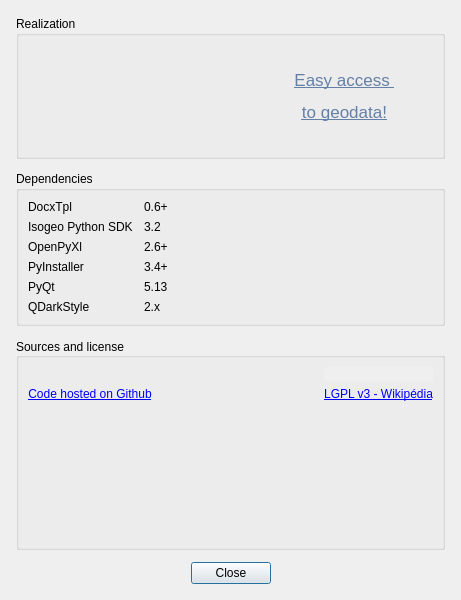
<?xml version="1.0" encoding="UTF-8"?>
<ui version="4.0">
 <class>dlg_credits</class>
 <widget class="QDialog" name="dlg_credits">
  <property name="windowModality">
   <enum>Qt::ApplicationModal</enum>
  </property>
  <property name="geometry">
   <rect>
    <x>0</x>
    <y>0</y>
    <width>461</width>
    <height>600</height>
   </rect>
  </property>
  <property name="sizePolicy">
   <sizepolicy hsizetype="Fixed" vsizetype="Fixed">
    <horstretch>0</horstretch>
    <verstretch>0</verstretch>
   </sizepolicy>
  </property>
  <property name="minimumSize">
   <size>
    <width>410</width>
    <height>490</height>
   </size>
  </property>
  <property name="maximumSize">
   <size>
    <width>500</width>
    <height>600</height>
   </size>
  </property>
  <property name="windowTitle">
   <string>Credits</string>
  </property>
  <property name="windowIcon">
   <iconset resource="../../../resources.qrc">
    <normaloff>:/IsogeoToOffice/resources/credits/gavel.svg</normaloff>:/IsogeoToOffice/resources/credits/gavel.svg</iconset>
  </property>
  <property name="windowOpacity">
   <double>0.950000000000000</double>
  </property>
  <property name="locale">
   <locale language="English" country="UnitedStates"/>
  </property>
  <property name="sizeGripEnabled">
   <bool>false</bool>
  </property>
  <property name="modal">
   <bool>true</bool>
  </property>
  <layout class="QVBoxLayout" name="verticalLayout_3">
   <item>
    <layout class="QVBoxLayout" name="verticalLayout" stretch="0,0,100,0">
     <property name="spacing">
      <number>12</number>
     </property>
     <property name="leftMargin">
      <number>5</number>
     </property>
     <property name="topMargin">
      <number>5</number>
     </property>
     <property name="rightMargin">
      <number>5</number>
     </property>
     <property name="bottomMargin">
      <number>5</number>
     </property>
     <item>
      <widget class="QGroupBox" name="grp_realization">
       <property name="maximumSize">
        <size>
         <width>500</width>
         <height>175</height>
        </size>
       </property>
       <property name="font">
        <font>
         <pointsize>9</pointsize>
        </font>
       </property>
       <property name="title">
        <string>Realization</string>
       </property>
       <property name="flat">
        <bool>true</bool>
       </property>
       <layout class="QVBoxLayout" name="verticalLayout_7">
        <item>
         <layout class="QHBoxLayout" name="horizontalLayout_4">
          <item>
           <widget class="QLabel" name="lbl_isogeo_logo">
            <property name="minimumSize">
             <size>
              <width>222</width>
              <height>102</height>
             </size>
            </property>
            <property name="maximumSize">
             <size>
              <width>222</width>
              <height>102</height>
             </size>
            </property>
            <property name="text">
             <string notr="true"/>
            </property>
            <property name="pixmap">
             <pixmap resource="../../../resources.qrc">:/IsogeoToOffice/resources/credits/isogeo.png</pixmap>
            </property>
            <property name="scaledContents">
             <bool>false</bool>
            </property>
            <property name="alignment">
             <set>Qt::AlignCenter</set>
            </property>
            <property name="openExternalLinks">
             <bool>true</bool>
            </property>
           </widget>
          </item>
          <item>
           <widget class="QLabel" name="lbl_isogeo_punchline">
            <property name="font">
             <font>
              <pointsize>13</pointsize>
              <weight>50</weight>
              <bold>false</bold>
              <underline>true</underline>
             </font>
            </property>
            <property name="text">
             <string notr="true">&lt;html&gt;&lt;head/&gt;&lt;body&gt;&lt;p&gt;&lt;a href=&quot;https://www.isogeo.com&quot;&gt;&lt;span style=&quot; color:#6480a7;&quot;&gt;Easy access &lt;/span&gt;&lt;/a&gt;&lt;/p&gt;&lt;p&gt;&lt;a href=&quot;https://www.isogeo.com&quot;&gt;&lt;span style=&quot; color:#6480a7;&quot;&gt;to geodata!&lt;/span&gt;&lt;/a&gt;&lt;/p&gt;&lt;/body&gt;&lt;/html&gt;</string>
            </property>
            <property name="alignment">
             <set>Qt::AlignCenter</set>
            </property>
            <property name="openExternalLinks">
             <bool>true</bool>
            </property>
           </widget>
          </item>
         </layout>
        </item>
       </layout>
      </widget>
     </item>
     <item>
      <widget class="QGroupBox" name="grp_dependencies">
       <property name="title">
        <string>Dependencies</string>
       </property>
       <property name="flat">
        <bool>true</bool>
       </property>
       <layout class="QFormLayout" name="formLayout_2">
        <item row="3" column="0">
         <widget class="QLabel" name="lbl_dep_docx">
          <property name="text">
           <string notr="true">DocxTpl</string>
          </property>
          <property name="margin">
           <number>1</number>
          </property>
          <property name="indent">
           <number>0</number>
          </property>
         </widget>
        </item>
        <item row="3" column="1">
         <widget class="QLabel" name="lbl_dep_docx_val">
          <property name="text">
           <string notr="true">0.6+</string>
          </property>
          <property name="margin">
           <number>1</number>
          </property>
          <property name="indent">
           <number>5</number>
          </property>
         </widget>
        </item>
        <item row="4" column="0">
         <widget class="QLabel" name="lbl_dep_sdk">
          <property name="text">
           <string notr="true">Isogeo Python SDK</string>
          </property>
          <property name="scaledContents">
           <bool>true</bool>
          </property>
          <property name="margin">
           <number>1</number>
          </property>
          <property name="indent">
           <number>0</number>
          </property>
         </widget>
        </item>
        <item row="4" column="1">
         <widget class="QLabel" name="lbl_dep_sdk_val">
          <property name="text">
           <string notr="true">3.2</string>
          </property>
          <property name="scaledContents">
           <bool>true</bool>
          </property>
          <property name="margin">
           <number>1</number>
          </property>
          <property name="indent">
           <number>5</number>
          </property>
         </widget>
        </item>
        <item row="5" column="0">
         <widget class="QLabel" name="lbl_dep_xl">
          <property name="text">
           <string notr="true">OpenPyXl</string>
          </property>
          <property name="margin">
           <number>1</number>
          </property>
          <property name="indent">
           <number>0</number>
          </property>
         </widget>
        </item>
        <item row="5" column="1">
         <widget class="QLabel" name="lbl_dep_xl_val">
          <property name="text">
           <string notr="true">2.6+</string>
          </property>
          <property name="margin">
           <number>1</number>
          </property>
          <property name="indent">
           <number>5</number>
          </property>
         </widget>
        </item>
        <item row="7" column="0">
         <widget class="QLabel" name="lbl_dep_qt5">
          <property name="text">
           <string notr="true">PyQt</string>
          </property>
          <property name="scaledContents">
           <bool>true</bool>
          </property>
          <property name="margin">
           <number>1</number>
          </property>
          <property name="indent">
           <number>0</number>
          </property>
         </widget>
        </item>
        <item row="7" column="1">
         <widget class="QLabel" name="lbl_dep_qt5_val">
          <property name="text">
           <string notr="true">5.13</string>
          </property>
          <property name="scaledContents">
           <bool>true</bool>
          </property>
          <property name="margin">
           <number>1</number>
          </property>
          <property name="indent">
           <number>5</number>
          </property>
         </widget>
        </item>
        <item row="8" column="0">
         <widget class="QLabel" name="lbl_dep_qt_style">
          <property name="text">
           <string notr="true">QDarkStyle</string>
          </property>
          <property name="scaledContents">
           <bool>true</bool>
          </property>
          <property name="margin">
           <number>1</number>
          </property>
          <property name="indent">
           <number>0</number>
          </property>
         </widget>
        </item>
        <item row="8" column="1">
         <widget class="QLabel" name="lbl_dep_qt_style_val">
          <property name="text">
           <string notr="true">2.x</string>
          </property>
          <property name="scaledContents">
           <bool>true</bool>
          </property>
          <property name="margin">
           <number>1</number>
          </property>
          <property name="indent">
           <number>5</number>
          </property>
         </widget>
        </item>
        <item row="6" column="0">
         <widget class="QLabel" name="label">
          <property name="text">
           <string notr="true">PyInstaller</string>
          </property>
          <property name="margin">
           <number>1</number>
          </property>
          <property name="indent">
           <number>0</number>
          </property>
         </widget>
        </item>
        <item row="6" column="1">
         <widget class="QLabel" name="label_2">
          <property name="text">
           <string notr="true">3.4+</string>
          </property>
          <property name="margin">
           <number>1</number>
          </property>
          <property name="indent">
           <number>5</number>
          </property>
         </widget>
        </item>
       </layout>
      </widget>
     </item>
     <item>
      <widget class="QGroupBox" name="grp_sources">
       <property name="enabled">
        <bool>true</bool>
       </property>
       <property name="minimumSize">
        <size>
         <width>350</width>
         <height>170</height>
        </size>
       </property>
       <property name="maximumSize">
        <size>
         <width>500</width>
         <height>300</height>
        </size>
       </property>
       <property name="font">
        <font>
         <pointsize>9</pointsize>
        </font>
       </property>
       <property name="title">
        <string>Sources and license</string>
       </property>
       <property name="alignment">
        <set>Qt::AlignLeading|Qt::AlignLeft|Qt::AlignVCenter</set>
       </property>
       <property name="flat">
        <bool>true</bool>
       </property>
       <property name="checkable">
        <bool>false</bool>
       </property>
       <layout class="QVBoxLayout" name="verticalLayout_8">
        <item>
         <layout class="QGridLayout" name="gridLayout_4">
          <item row="0" column="0">
           <widget class="QLabel" name="ico_github">
            <property name="maximumSize">
             <size>
              <width>100</width>
              <height>100</height>
             </size>
            </property>
            <property name="toolTip">
             <string notr="true"/>
            </property>
            <property name="autoFillBackground">
             <bool>false</bool>
            </property>
            <property name="text">
             <string notr="true"/>
            </property>
            <property name="pixmap">
             <pixmap resource="../../../resources.qrc">:/IsogeoToOffice/resources/credits/github.svg</pixmap>
            </property>
            <property name="scaledContents">
             <bool>true</bool>
            </property>
            <property name="alignment">
             <set>Qt::AlignCenter</set>
            </property>
            <property name="openExternalLinks">
             <bool>false</bool>
            </property>
           </widget>
          </item>
          <item row="1" column="2">
           <widget class="QLabel" name="lbl_license_logo_gpl3">
            <property name="palette">
             <palette>
              <active>
               <colorrole role="Text">
                <brush brushstyle="SolidPattern">
                 <color alpha="255">
                  <red>0</red>
                  <green>170</green>
                  <blue>255</blue>
                 </color>
                </brush>
               </colorrole>
               <colorrole role="PlaceholderText">
                <brush brushstyle="SolidPattern">
                 <color alpha="128">
                  <red>0</red>
                  <green>170</green>
                  <blue>255</blue>
                 </color>
                </brush>
               </colorrole>
              </active>
              <inactive>
               <colorrole role="Text">
                <brush brushstyle="SolidPattern">
                 <color alpha="255">
                  <red>0</red>
                  <green>170</green>
                  <blue>255</blue>
                 </color>
                </brush>
               </colorrole>
               <colorrole role="PlaceholderText">
                <brush brushstyle="SolidPattern">
                 <color alpha="128">
                  <red>0</red>
                  <green>170</green>
                  <blue>255</blue>
                 </color>
                </brush>
               </colorrole>
              </inactive>
              <disabled>
               <colorrole role="Text">
                <brush brushstyle="SolidPattern">
                 <color alpha="255">
                  <red>120</red>
                  <green>120</green>
                  <blue>120</blue>
                 </color>
                </brush>
               </colorrole>
               <colorrole role="PlaceholderText">
                <brush brushstyle="SolidPattern">
                 <color alpha="128">
                  <red>0</red>
                  <green>0</green>
                  <blue>0</blue>
                 </color>
                </brush>
               </colorrole>
              </disabled>
             </palette>
            </property>
            <property name="text">
             <string notr="true">&lt;html&gt;&lt;head/&gt;&lt;body&gt;&lt;p&gt;&lt;a href=&quot;https://fr.wikipedia.org/wiki/Licence_publique_g%C3%A9n%C3%A9rale_GNU&quot;&gt;&lt;span style=&quot; text-decoration: underline; color:#0000ff;&quot;&gt;LGPL v3 - Wikipédia&lt;/span&gt;&lt;/a&gt;&lt;/p&gt;&lt;/body&gt;&lt;/html&gt;</string>
            </property>
            <property name="scaledContents">
             <bool>true</bool>
            </property>
            <property name="alignment">
             <set>Qt::AlignCenter</set>
            </property>
            <property name="openExternalLinks">
             <bool>true</bool>
            </property>
           </widget>
          </item>
          <item row="1" column="0">
           <widget class="QLabel" name="lbl_source_repository">
            <property name="palette">
             <palette>
              <active>
               <colorrole role="Text">
                <brush brushstyle="SolidPattern">
                 <color alpha="255">
                  <red>0</red>
                  <green>170</green>
                  <blue>255</blue>
                 </color>
                </brush>
               </colorrole>
               <colorrole role="PlaceholderText">
                <brush brushstyle="SolidPattern">
                 <color alpha="128">
                  <red>0</red>
                  <green>170</green>
                  <blue>255</blue>
                 </color>
                </brush>
               </colorrole>
              </active>
              <inactive>
               <colorrole role="Text">
                <brush brushstyle="SolidPattern">
                 <color alpha="255">
                  <red>0</red>
                  <green>170</green>
                  <blue>255</blue>
                 </color>
                </brush>
               </colorrole>
               <colorrole role="PlaceholderText">
                <brush brushstyle="SolidPattern">
                 <color alpha="128">
                  <red>0</red>
                  <green>170</green>
                  <blue>255</blue>
                 </color>
                </brush>
               </colorrole>
              </inactive>
              <disabled>
               <colorrole role="Text">
                <brush brushstyle="SolidPattern">
                 <color alpha="255">
                  <red>120</red>
                  <green>120</green>
                  <blue>120</blue>
                 </color>
                </brush>
               </colorrole>
               <colorrole role="PlaceholderText">
                <brush brushstyle="SolidPattern">
                 <color alpha="128">
                  <red>0</red>
                  <green>0</green>
                  <blue>0</blue>
                 </color>
                </brush>
               </colorrole>
              </disabled>
             </palette>
            </property>
            <property name="text">
             <string>&lt;html&gt;&lt;head/&gt;&lt;body&gt;&lt;p&gt;&lt;a href=&quot;https://github.com/isogeo/isogeo-2-office&quot;&gt;&lt;span style=&quot; text-decoration: underline; color:#0000ff;&quot;&gt;Code hosted on Github&lt;/span&gt;&lt;/a&gt;&lt;/p&gt;&lt;/body&gt;&lt;/html&gt;</string>
            </property>
            <property name="scaledContents">
             <bool>true</bool>
            </property>
            <property name="alignment">
             <set>Qt::AlignCenter</set>
            </property>
           </widget>
          </item>
          <item row="0" column="2">
           <widget class="QLabel" name="ico_lgpl">
            <property name="maximumSize">
             <size>
              <width>160</width>
              <height>69</height>
             </size>
            </property>
            <property name="autoFillBackground">
             <bool>true</bool>
            </property>
            <property name="text">
             <string notr="true"/>
            </property>
            <property name="pixmap">
             <pixmap resource="../../../resources.qrc">:/IsogeoToOffice/resources/credits/lgpl.svg</pixmap>
            </property>
            <property name="scaledContents">
             <bool>true</bool>
            </property>
            <property name="alignment">
             <set>Qt::AlignCenter</set>
            </property>
           </widget>
          </item>
          <item row="0" column="1" rowspan="2">
           <spacer name="horizontalSpacer">
            <property name="orientation">
             <enum>Qt::Horizontal</enum>
            </property>
            <property name="sizeHint" stdset="0">
             <size>
              <width>40</width>
              <height>20</height>
             </size>
            </property>
           </spacer>
          </item>
          <item row="2" column="0" colspan="3">
           <spacer name="verticalSpacer">
            <property name="orientation">
             <enum>Qt::Vertical</enum>
            </property>
            <property name="sizeHint" stdset="0">
             <size>
              <width>20</width>
              <height>20</height>
             </size>
            </property>
           </spacer>
          </item>
         </layout>
        </item>
       </layout>
      </widget>
     </item>
     <item>
      <widget class="QDialogButtonBox" name="btn_ok_close">
       <property name="maximumSize">
        <size>
         <width>500</width>
         <height>16777215</height>
        </size>
       </property>
       <property name="layoutDirection">
        <enum>Qt::LeftToRight</enum>
       </property>
       <property name="autoFillBackground">
        <bool>false</bool>
       </property>
       <property name="locale">
        <locale language="English" country="UnitedStates"/>
       </property>
       <property name="orientation">
        <enum>Qt::Horizontal</enum>
       </property>
       <property name="standardButtons">
        <set>QDialogButtonBox::Close</set>
       </property>
       <property name="centerButtons">
        <bool>true</bool>
       </property>
      </widget>
     </item>
    </layout>
   </item>
  </layout>
 </widget>
 <resources>
  <include location="../../../resources.qrc"/>
 </resources>
 <connections>
  <connection>
   <sender>btn_ok_close</sender>
   <signal>accepted()</signal>
   <receiver>dlg_credits</receiver>
   <slot>accept()</slot>
   <hints>
    <hint type="sourcelabel">
     <x>248</x>
     <y>254</y>
    </hint>
    <hint type="destinationlabel">
     <x>157</x>
     <y>274</y>
    </hint>
   </hints>
  </connection>
  <connection>
   <sender>btn_ok_close</sender>
   <signal>rejected()</signal>
   <receiver>dlg_credits</receiver>
   <slot>reject()</slot>
   <hints>
    <hint type="sourcelabel">
     <x>316</x>
     <y>260</y>
    </hint>
    <hint type="destinationlabel">
     <x>286</x>
     <y>274</y>
    </hint>
   </hints>
  </connection>
 </connections>
</ui>
